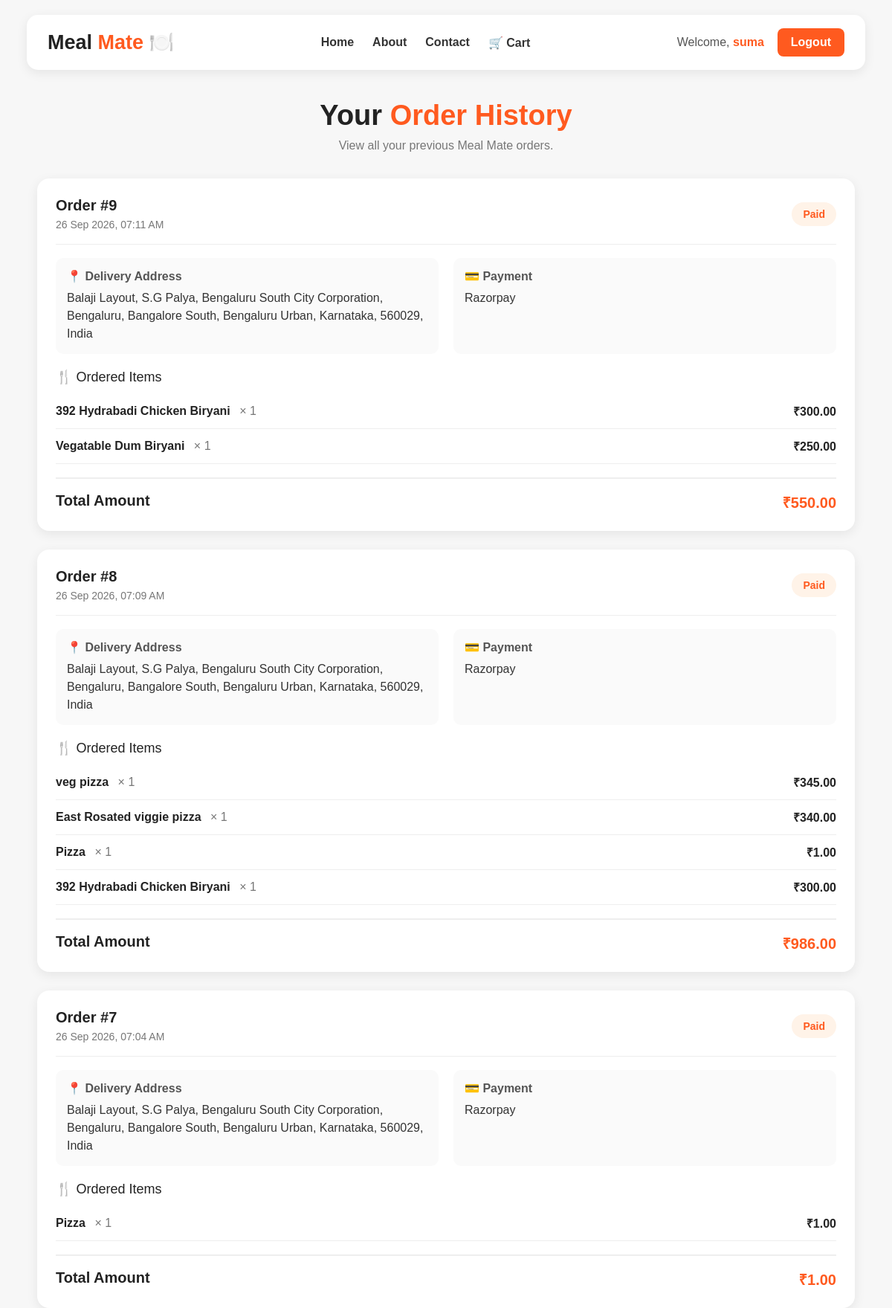
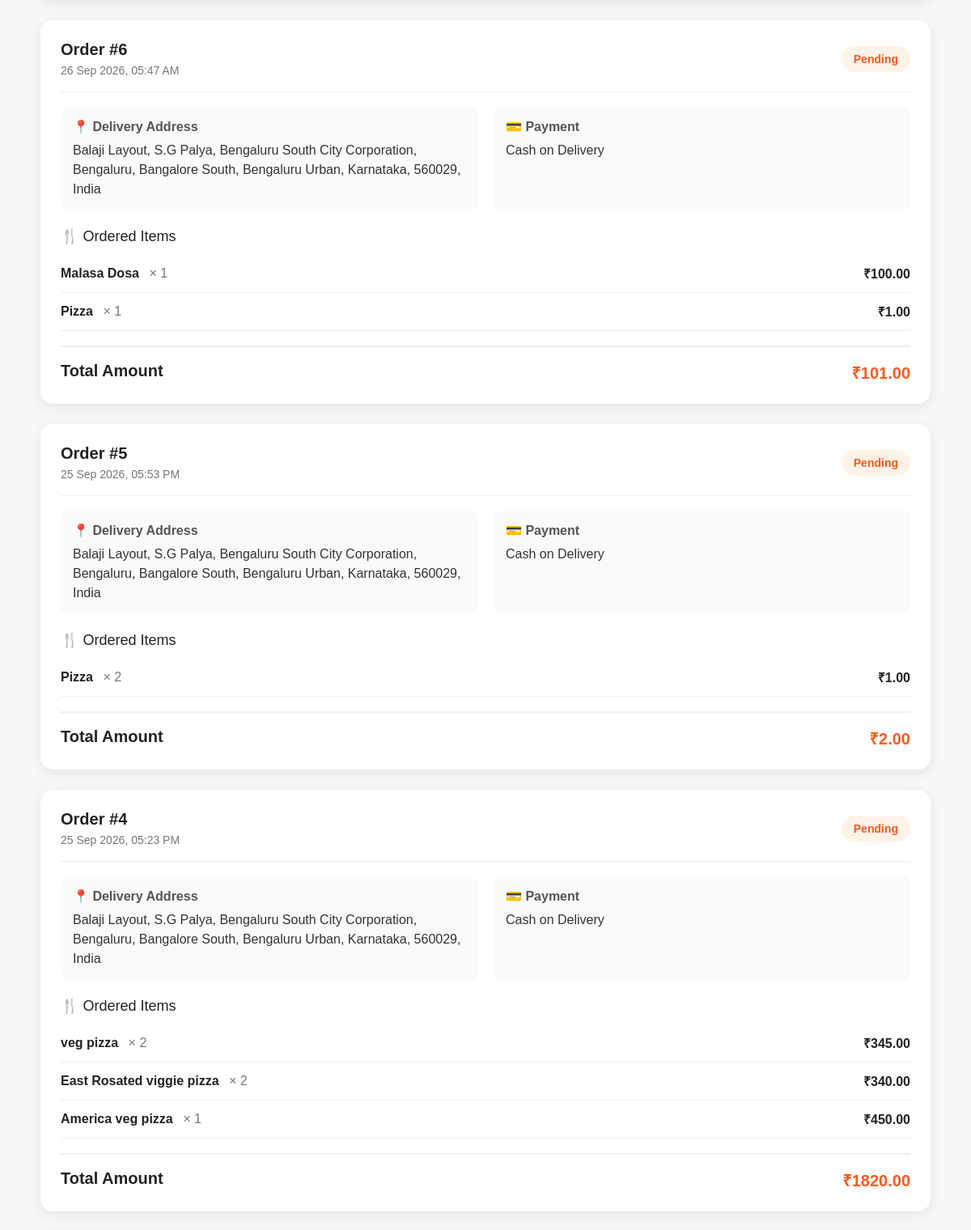
Page /order_history/suma (upper part) on the committed database (2 pictures, top to bottom).
### delivery/models.py (models this page shows, shortened)
class Order(models.Model):
    username = models.CharField(max_length=20)
    mobile = models.CharField(
        max_length=10
    )
    address = models.CharField(
        max_length=255
    )
    total_amount = models.DecimalField(
        max_digits=10,
        decimal_places=2
    )
    payment_method = models.CharField(
        max_length=30,
        default='Cash on Delivery'
    )
    razorpay_order_id = models.CharField(
        max_length=100,
        blank=True,
        null=True
    )
    razorpay_payment_id = models.CharField(
        max_length=100,
        blank=True,
        null=True
    )
    status = models.CharField(
        max_length=30,
        default='Pending'
    )
    created_at = models.DateTimeField(
        auto_now_add=True
    )

class OrderItem(models.Model):
    order = models.ForeignKey(
        Order,
        on_delete=models.CASCADE
    )
    menu = models.ForeignKey(
        Menu,
        on_delete=models.CASCADE
    )
    quantity = models.IntegerField(
        default=1
    )
    price = models.DecimalField(
        max_digits=10,
        decimal_places=2
    )

class Menu(models.Model):
    restaurant = models.ForeignKey(
        Restaurant,
        on_delete=models.CASCADE
    )
    food_name = models.CharField(max_length=100)
    picture = models.URLField(
        max_length=500,
        default=''
    )
    description = models.CharField(
        max_length=255
    )
    price = models.DecimalField(
        max_digits=10,
        decimal_places=2
    )
    is_veg = models.BooleanField(
        default=False
    )

### delivery/views.py (the view)
def order_history(request, username):
    orders = Order.objects.filter(
        username=username
    ).order_by('-created_at')
    return render(
        request,
        'delivery/order_history.html',
        {
            'username': username,
            'orders': orders
        }
    )

### delivery/templates/delivery/order_history.html (shortened to what this page needs)
<!DOCTYPE html>
<html lang="en">
<head>
</head>
<body>
<div class="header">
    <div class="logo">
        Meal <span>Mate</span> 🍽️
    </div>
    <div class="nav-links">
        <a href="/">
            Home
        </a>
        <a href="{% url 'about' %}">
            About
        </a>
        <a href="{% url 'contact' %}">
            Contact
        </a>
        <a href="{% url 'cart' username %}">
            🛒 Cart
        </a>
    </div>
    <div class="user-area">
        <div class="welcome">
            Welcome,
            <strong>{{ username }}</strong>
        </div>
        <a
            href="{% url 'logout' %}"
            class="logout-btn"
        >
            Logout
        </a>
    </div>
</div>
<div class="container">
    <div class="title-section">
        <h1>
            Your <span>Order History</span>
        </h1>
        <p>
            View all your previous Meal Mate orders.
        </p>
    </div>
    {% if orders %}
        {% for order in orders %}
        <div class="order-card">
            <div class="order-header">
                <div>
                    <div class="order-number">
                        Order #{{ order.id }}
                    </div>
                    <div class="order-date">
                        {{ order.created_at|date:"d M Y, h:i A" }}
                    </div>
                </div>
                <div class="status">
                    {{ order.status }}
                </div>
            </div>
            <div class="order-details">
                <div class="detail-box">
                    <h4>
                        📍 Delivery Address
                    </h4>
                    <p>
                        {{ order.address }}
                    </p>
                </div>
                <div class="detail-box">
                    <h4>
                        💳 Payment
                    </h4>
                    <p>
                        {{ order.payment_method }}
                    </p>
                </div>
            </div>
            <div class="items-title">
                🍴 Ordered Items
            </div>
            {% for item in order.orderitem_set.all %}
            <div class="item">
                <div>
                    <span class="item-name">
                        {{ item.menu.food_name }}
                    </span>
                    <span class="item-quantity">
                        × {{ item.quantity }}
                    </span>
                </div>
                <div class="item-price">
                    ₹{{ item.price }}
                </div>
            </div>
            {% endfor %}
            <div class="order-total">
                <span>
                    Total Amount
                </span>
                <span class="total-amount">
                    ₹{{ order.total_amount }}
                </span>
            </div>
        </div>
        {% endfor %}
    {% endif %}
</div>
</body>
</html>

### delivery/templates/delivery/order_history.html (style rules this page uses)
* { box-sizing: border-box; margin: 0; padding: 0; }
body { font-family: Arial, sans-serif; background: #f7f7f7; color: #222; }
.header { width: 94%; margin: 20px auto; padding: 18px 28px; background: white; border-radius: 15px; display: flex; align-items: center; justify-content: space-between; box-shadow: 0 4px 15px rgba(0,0,0,0.08); }
.logo { font-size: 27px; font-weight: bold; }
.logo span { color: #ff5a1f; }
.nav-links { display: flex; gap: 25px; }
.nav-links a { text-decoration: none; color: #333; font-weight: 600; }
.user-area { display: flex; align-items: center; gap: 18px; }
.welcome { color: #555; }
.welcome strong { color: #ff5a1f; }
.logout-btn { text-decoration: none; background: #ff5a1f; color: white; padding: 10px 18px; border-radius: 8px; font-weight: bold; }
.container { width: 94%; max-width: 1100px; margin: 40px auto; }
.title-section { text-align: center; margin-bottom: 35px; }
.title-section h1 { font-size: 38px; margin-bottom: 10px; }
.title-section h1 span { color: #ff5a1f; }
.title-section p { color: #777; font-size: 16px; }
.order-card { background: white; border-radius: 16px; padding: 25px; margin-bottom: 25px; box-shadow: 0 4px 15px rgba(0,0,0,0.08); }
.order-header { display: flex; justify-content: space-between; align-items: center; border-bottom: 1px solid #eee; padding-bottom: 18px; margin-bottom: 18px; }
.order-number { font-size: 20px; font-weight: bold; }
.order-date { color: #777; margin-top: 6px; font-size: 14px; }
.status { padding: 8px 15px; border-radius: 20px; background: #fff3e8; color: #ff5a1f; font-weight: bold; font-size: 14px; }
.order-details { display: grid; grid-template-columns: 1fr 1fr; gap: 20px; margin-bottom: 20px; }
.detail-box { background: #fafafa; padding: 15px; border-radius: 10px; }
.detail-box h4 { margin-bottom: 8px; color: #555; }
.detail-box p { color: #333; line-height: 1.5; }
.items-title { font-size: 18px; margin-bottom: 12px; }
.item { display: flex; justify-content: space-between; align-items: center; padding: 12px 0; border-bottom: 1px solid #eee; }
.item-name { font-weight: 600; }
.item-quantity { color: #777; margin-left: 8px; }
.item-price { font-weight: bold; }
.order-total { display: flex; justify-content: space-between; margin-top: 18px; padding-top: 18px; border-top: 2px solid #eee; font-size: 20px; font-weight: bold; }
.total-amount { color: #ff5a1f; }

### rows in the picture
Order: id "9", created_at "26 Sep 2026, 07:11 AM", status "Paid", address "Balaji Layout, S.G Palya, Bengaluru South City Corporation, Bengaluru, Bangalore South, Bengaluru Urban, Karnataka, 560029, India", payment_method "Razorpay", total_amount "550.00"
OrderItem: menu.food_name "392 Hydrabadi Chicken Biryani", quantity "1", price "300.00"
OrderItem: menu.food_name "Vegatable Dum Biryani", quantity "1", price "250.00"
Order: id "8", created_at "26 Sep 2026, 07:09 AM", status "Paid", address "Balaji Layout, S.G Palya, Bengaluru South City Corporation, Bengaluru, Bangalore South, Bengaluru Urban, Karnataka, 560029, India", payment_method "Razorpay", total_amount "986.00"
OrderItem: menu.food_name "veg pizza", quantity "1", price "345.00"
OrderItem: menu.food_name "East Rosated viggie pizza", quantity "1", price "340.00"
OrderItem: menu.food_name "Pizza", quantity "1", price "1.00"
OrderItem: menu.food_name "392 Hydrabadi Chicken Biryani", quantity "1", price "300.00"
Order: id "7", created_at "26 Sep 2026, 07:04 AM", status "Paid", address "Balaji Layout, S.G Palya, Bengaluru South City Corporation, Bengaluru, Bangalore South, Bengaluru Urban, Karnataka, 560029, India", payment_method "Razorpay", total_amount "1.00"
OrderItem: menu.food_name "Pizza", quantity "1", price "1.00"
Order: id "6", created_at "26 Sep 2026, 05:47 AM", status "Pending", address "Balaji Layout, S.G Palya, Bengaluru South City Corporation, Bengaluru, Bangalore South, Bengaluru Urban, Karnataka, 560029, India", payment_method "Cash on Delivery", total_amount "101.00"
OrderItem: menu.food_name "Malasa Dosa", quantity "1", price "100.00"
OrderItem: menu.food_name "Pizza", quantity "1", price "1.00"
Order: id "5", created_at "25 Sep 2026, 05:53 PM", status "Pending", address "Balaji Layout, S.G Palya, Bengaluru South City Corporation, Bengaluru, Bangalore South, Bengaluru Urban, Karnataka, 560029, India", payment_method "Cash on Delivery", total_amount "2.00"
OrderItem: menu.food_name "Pizza", quantity "2", price "1.00"
Order: id "4", created_at "25 Sep 2026, 05:23 PM", status "Pending", address "Balaji Layout, S.G Palya, Bengaluru South City Corporation, Bengaluru, Bangalore South, Bengaluru Urban, Karnataka, 560029, India", payment_method "Cash on Delivery", total_amount "1820.00"
OrderItem: menu.food_name "veg pizza", quantity "2", price "345.00"
OrderItem: menu.food_name "East Rosated viggie pizza", quantity "2", price "340.00"
OrderItem: menu.food_name "America veg pizza", quantity "1", price "450.00"

### other values in the picture
{{ username }} "suma"
